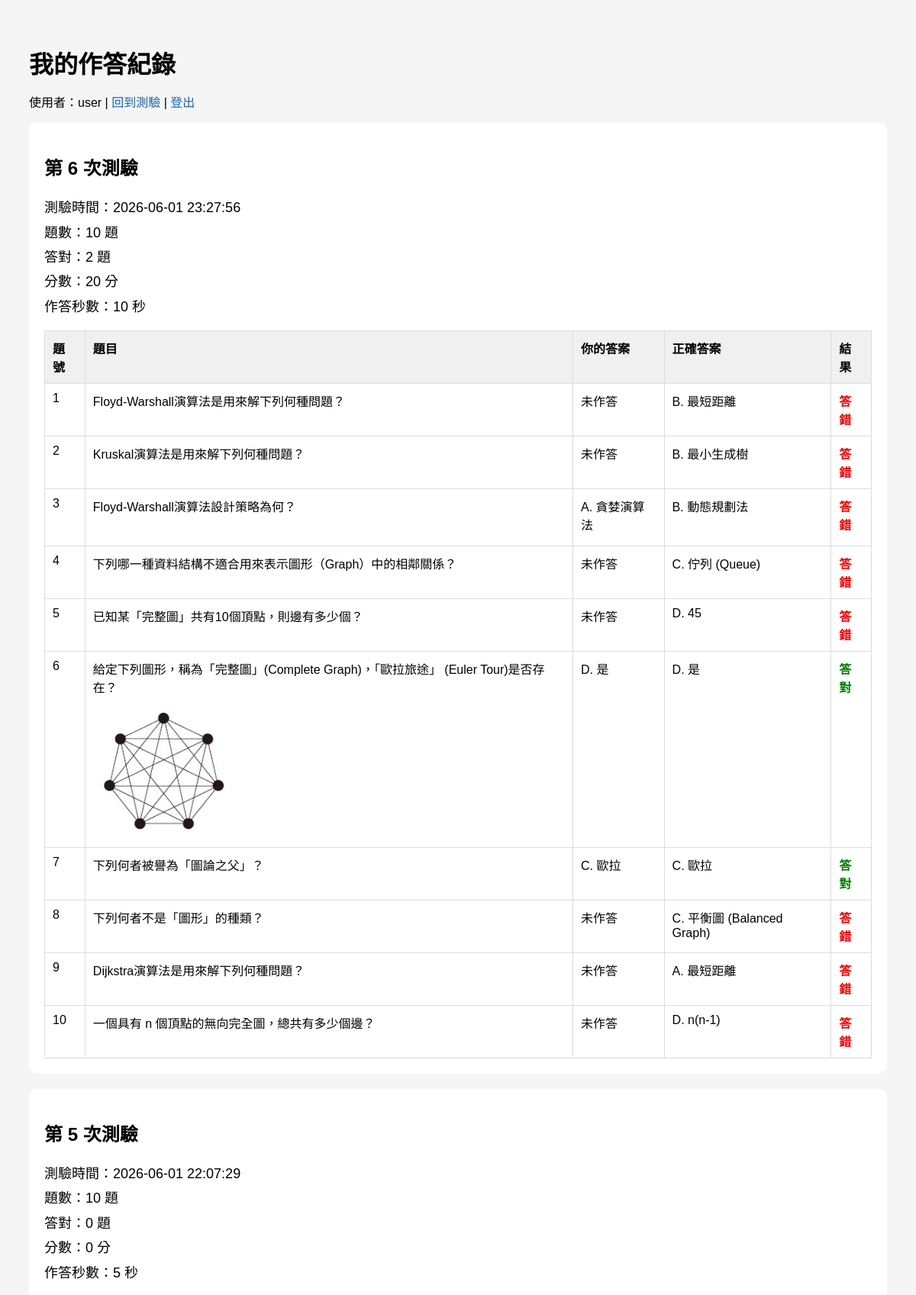
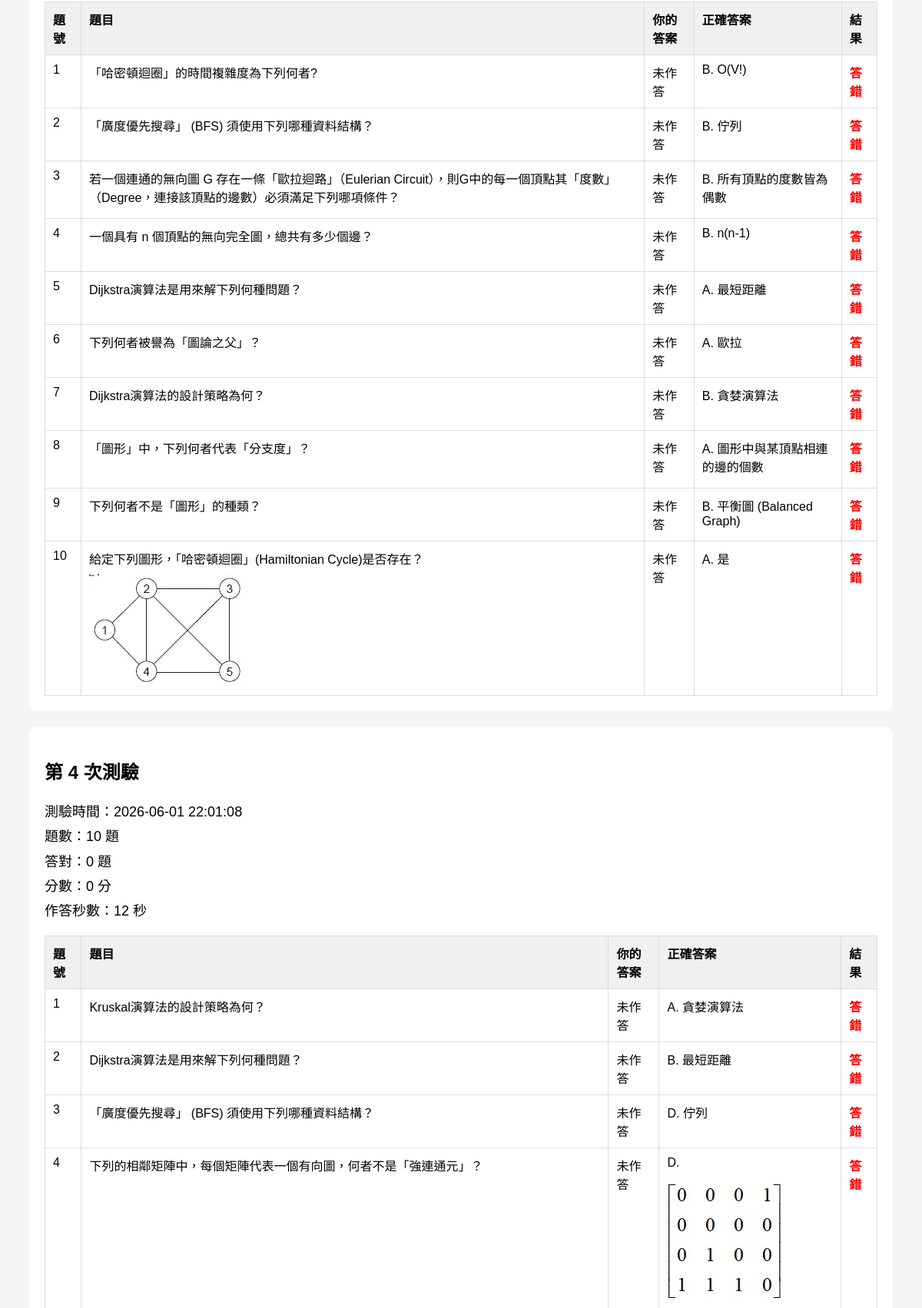
Page /history/ (signed in, upper part) on the committed database (2 pictures, top to bottom).
### quiz/models.py (models this page shows, shortened)
class QuizAttempt(models.Model):
    user = models.ForeignKey(
        settings.AUTH_USER_MODEL,
        verbose_name="使用者",
        related_name="quiz_attempts",
        on_delete=models.CASCADE,
    )
    user_attempt_number = models.PositiveIntegerField("使用者測驗編號", default=1) # 同一使用者的測驗紀錄會根據這個編號區分不同的測驗次數
    question_count = models.PositiveIntegerField("測驗題數", default=0)
    score = models.PositiveIntegerField("分數", default=0)
    correct_count = models.PositiveIntegerField("答對題數", default=0) # 根據答對題數計算
    started_at = models.DateTimeField("開始時間")
    finished_at = models.DateTimeField("完成時間", null=True, blank=True)
    duration_seconds = models.PositiveIntegerField("作答秒數", default=0)
    class Meta:
        ordering = ["-started_at"]

class QuizAnswer(models.Model):
    attempt = models.ForeignKey(
        QuizAttempt,
        verbose_name="測驗紀錄", #
        related_name="answers",
        on_delete=models.CASCADE, #
    )
    question = models.ForeignKey(
        Question,
        verbose_name="題目",
        on_delete=models.CASCADE,
    )
    display_number = models.PositiveIntegerField("題號")
    option_order = models.CharField("選項原始順序", max_length=20)
    user_answer = models.CharField("使用者答案", max_length=1, blank=True)
    user_display_answer = models.CharField("畫面顯示答案", max_length=1, blank=True)
    user_answer_text = models.CharField("使用者答案內容", max_length=255, blank=True)
    correct_answer = models.CharField("正確答案", max_length=1)
    correct_display_answer = models.CharField("畫面顯示正確答案", max_length=1)
    correct_answer_text = models.CharField("正確答案內容", max_length=255, blank=True)
    is_correct = models.BooleanField("是否答對", default=False)
    class Meta:
        ordering = ["display_number"]
    def get_option_text(self, key):
        option_map = {
                "A": self.question.option_a_text,
                "B": self.question.option_b_text,
                "C": self.question.option_c_text,
                "D": self.question.option_d_text,
        }
        return option_map.get(key, "")
    def get_option_image(self, key):
        option_map = {
            "A": self.question.option_a_image,
            "B": self.question.option_b_image,
            "C": self.question.option_c_image,
            "D": self.question.option_d_image,
        }
        return option_map.get(key)
    def get_user_answer_text(self):
        if self.user_answer_text:
            return self.user_answer_text
        return self.get_option_text(self.user_answer)
    def get_correct_answer_text(self):
        if self.correct_answer_text:
            return self.correct_answer_text
        return self.get_option_text(self.correct_answer)
    def get_user_answer_image(self):
        return self.get_option_image(self.user_answer)
    def get_correct_answer_image(self):
        return self.get_option_image(self.correct_answer)

class Question(models.Model):
    DIFFICULTY_CHOICES = [
        ("easy", "易"),
        ("medium", "中"),
        ("hard", "難"),
    ]
    question_text = models.CharField("題目文字", max_length=255, blank=True)
    question_image = models.ImageField("題目圖片", upload_to="questions/", blank=True, null=True)
    option_a_text = models.CharField("A 選項文字", max_length=100, blank=True)
    option_a_image = models.ImageField("A 選項圖片", upload_to="options/", blank=True, null=True)
    option_b_text = models.CharField("B 選項文字", max_length=100, blank=True)
    option_b_image = models.ImageField("B 選項圖片", upload_to="options/", blank=True, null=True)
    option_c_text = models.CharField("C 選項文字", max_length=100, blank=True)
    option_c_image = models.ImageField("C 選項圖片", upload_to="options/", blank=True, null=True)
    option_d_text = models.CharField("D 選項文字", max_length=100, blank=True)
    option_d_image = models.ImageField("D 選項圖片", upload_to="options/", blank=True, null=True)
    answer = models.CharField(
        "正確答案",
        max_length=1,
        choices=[("A", "A"), ("B", "B"), ("C", "C"), ("D", "D")], # 正確答案只能是 A、B、C 或 D
    )
    difficulty = models.CharField(
        "難易度",
        max_length=10,
        choices=DIFFICULTY_CHOICES,  # 難易度只能是 easy、medium 或 hard
        default="medium",            # 預設難易度為中等
    )

### quiz/views.py (the view)
# urls.py: path("history/", views.history, name="history"),
@login_required
def history(request):
    attempts = (
        QuizAttempt.objects
        .filter(user=request.user)
        .prefetch_related("answers", "answers__question")
        .order_by("-started_at")
    )
    return render(request, "history.html", {
        "attempts": attempts,
    })

### quiz/templates/history.html (shortened to what this page needs)
<!DOCTYPE html>
<html lang="zh-Hant">
<head>
</head>
<body>
<h1>我的作答紀錄</h1>
<p>
    使用者：{{ request.user.username }} |
    <a href="{% url 'home' %}">回到測驗</a> |
    <a href="{% url 'logout' %}">登出</a>
</p>
{% for attempt in attempts %}
    <div class="attempt">
        <h2>第 {{ attempt.user_attempt_number }} 次測驗</h2>
        <div class="summary">
            測驗時間：{{ attempt.started_at|date:"Y-m-d H:i:s" }}<br>
            題數：{{ attempt.question_count }} 題<br>
            答對：{{ attempt.correct_count }} 題<br>
            分數：{{ attempt.score }} 分<br>
            作答秒數：{{ attempt.duration_seconds }} 秒
        </div>
        <table>
            <thead>
                <tr>
                    <th>題號</th>
                    <th>題目</th>
                    <th>你的答案</th>
                    <th>正確答案</th>
                    <th>結果</th>
                </tr>
            </thead>
            <tbody>
                {% for answer in attempt.answers.all %}
                    <tr>
                        <td>{{ answer.display_number }}</td>
                        <td>
                            <div>{{ answer.question.question_text }}</div>
                            {% if answer.question.question_image %}
                                <img src="{{ answer.question.question_image.url }}" alt="題目圖片">
                            {% endif %}
                        </td>
                        <td>
                            {% if answer.user_display_answer %}
                                <div class="answer-text">
                                    {{ answer.user_display_answer }}.
                                    {{ answer.get_user_answer_text }}
                                </div>
                            {% else %}
                                未作答
                            {% endif %}
                        </td>
                        <td>
                            <div class="answer-text">
                                {{ answer.correct_display_answer }}.
                                {{ answer.get_correct_answer_text }}
                            </div>
                            {% if answer.get_correct_answer_image %}
                                <img src="{{ answer.get_correct_answer_image.url }}" alt="正確答案圖片">
                            {% endif %}
                        </td>
                        <td>
                            {% if answer.is_correct %}
                                <span class="correct">答對</span>
                            {% else %}
                                <span class="wrong">答錯</span>
                            {% endif %}
                        </td>
                    </tr>
                {% endfor %}
            </tbody>
        </table>
    </div>
{% endfor %}
</body>
</html>

### quiz/templates/history.html (style rules this page uses)
body { font-family: Arial, "Microsoft JhengHei", sans-serif; padding: 30px; background: #f5f5f5; }
h1 { margin-bottom: 10px; }
a { color: #1565c0; text-decoration: none; }
.attempt { background: white; padding: 20px; margin-bottom: 20px; border-radius: 10px; }
.summary { font-size: 18px; margin-bottom: 15px; line-height: 1.8; }
table { width: 100%; border-collapse: collapse; background: white; }
th, td { border: 1px solid #ddd; padding: 10px; text-align: left; vertical-align: top; }
th { background: #f0f0f0; }
img { max-width: 220px; max-height: 180px; margin-top: 8px; display: block; }
.correct { color: green; font-weight: bold; }
.wrong { color: red; font-weight: bold; }
.answer-text { margin-bottom: 6px; }

### rows in the picture
QuizAttempt: user_attempt_number "6", started_at "2026-06-01 23:27:56", question_count "10", correct_count "2", score "20", duration_seconds "10"
QuizAnswer: display_number "1", question.question_text "Floyd-Warshall演算法是用來解下列何種問題？", user_display_answer "未作答", correct_display_answer "B", get_correct_answer_text "最短距離", is_correct "答錯"
QuizAnswer: display_number "2", question.question_text "Kruskal演算法是用來解下列何種問題？", user_display_answer "未作答", correct_display_answer "B", get_correct_answer_text "最小生成樹", is_correct "答錯"
QuizAnswer: display_number "3", question.question_text "Floyd-Warshall演算法設計策略為何？", user_display_answer "A", get_user_answer_text "貪婪演算法", correct_display_answer "B", get_correct_answer_text "動態規劃法", is_correct "答錯"
QuizAnswer: display_number "4", question.question_text "下列哪一種資料結構不適合用來表示圖形（Graph）中的相鄰關係？", user_display_answer "未作答", correct_display_answer "C", get_correct_answer_text "佇列 (Queue)", is_correct "答錯"
QuizAnswer: display_number "5", question.question_text "已知某「完整圖」共有10個頂點，則邊有多少個？", user_display_answer "未作答", correct_display_answer "D", get_correct_answer_text "45", is_correct "答錯"
QuizAnswer: display_number "6", question.question_text "給定下列圖形，稱為「完整圖」(Complete Graph)，「歐拉旅途」 (Euler Tour)是否存在？", question.question_image (picture), user_display_answer "D", get_user_answer_text "是", correct_display_answer "D", get_correct_answer_text "是", is_correct "答對"
QuizAnswer: display_number "7", question.question_text "下列何者被譽為「圖論之父」？", user_display_answer "C", get_user_answer_text "歐拉", correct_display_answer "C", get_correct_answer_text "歐拉", is_correct "答對"
QuizAnswer: display_number "8", question.question_text "下列何者不是「圖形」的種類？", user_display_answer "未作答", correct_display_answer "C", get_correct_answer_text "平衡圖 (Balanced Graph)", is_correct "答錯"
QuizAnswer: display_number "9", question.question_text "Dijkstra演算法是用來解下列何種問題？", user_display_answer "未作答", correct_display_answer "A", get_correct_answer_text "最短距離", is_correct "答錯"
QuizAnswer: display_number "10", question.question_text "一個具有 n 個頂點的無向完全圖，總共有多少個邊？", user_display_answer "未作答", correct_display_answer "D", get_correct_answer_text "n(n-1)", is_correct "答錯"
QuizAttempt: user_attempt_number "5", started_at "2026-06-01 22:07:29", question_count "10", correct_count "0", score "0", duration_seconds "5"
QuizAnswer: display_number "1", question.question_text "「哈密頓迴圈」的時間複雜度為下列何者?", user_display_answer "未作答", correct_display_answer "B", get_correct_answer_text "O(V!)", is_correct "答錯"
QuizAnswer: display_number "2", question.question_text "「廣度優先搜尋」 (BFS) 須使用下列哪種資料結構？", user_display_answer "未作答", correct_display_answer "B", get_correct_answer_text "佇列", is_correct "答錯"
QuizAnswer: display_number "3", question.question_text "若一個連通的無向圖 G 存在一條「歐拉迴路」（Eulerian Circuit），則G中的每一個頂點其「度數」（Degree，連接該頂點的邊數）必須滿足下列哪項條件？", user_display_answer "未作答", correct_display_answer "B", get_correct_answer_text "所有頂點的度數皆為偶數", is_correct "答錯"
QuizAnswer: display_number "4", question.question_text "一個具有 n 個頂點的無向完全圖，總共有多少個邊？", user_display_answer "未作答", correct_display_answer "B", get_correct_answer_text "n(n-1)", is_correct "答錯"
QuizAnswer: display_number "5", question.question_text "Dijkstra演算法是用來解下列何種問題？", user_display_answer "未作答", correct_display_answer "A", get_correct_answer_text "最短距離", is_correct "答錯"
QuizAnswer: display_number "6", question.question_text "下列何者被譽為「圖論之父」？", user_display_answer "未作答", correct_display_answer "A", get_correct_answer_text "歐拉", is_correct "答錯"
QuizAnswer: display_number "7", question.question_text "Dijkstra演算法的設計策略為何？", user_display_answer "未作答", correct_display_answer "B", get_correct_answer_text "貪婪演算法", is_correct "答錯"
QuizAnswer: display_number "8", question.question_text "「圖形」中，下列何者代表「分支度」？", user_display_answer "未作答", correct_display_answer "A", get_correct_answer_text "圖形中與某頂點相連的邊的個數", is_correct "答錯"
QuizAnswer: display_number "9", question.question_text "下列何者不是「圖形」的種類？", user_display_answer "未作答", correct_display_answer "B", get_correct_answer_text "平衡圖 (Balanced Graph)", is_correct "答錯"
QuizAnswer: display_number "10", question.question_text "給定下列圖形，「哈密頓迴圈」(Hamiltonian Cycle)是否存在？", question.question_image (picture), user_display_answer "未作答", correct_display_answer "A", get_correct_answer_text "是", is_correct "答錯"
QuizAttempt: user_attempt_number "4", started_at "2026-06-01 22:01:08", question_count "10", correct_count "0", score "0", duration_seconds "12"
QuizAnswer: display_number "1", question.question_text "Kruskal演算法的設計策略為何？", user_display_answer "未作答", correct_display_answer "A", get_correct_answer_text "貪婪演算法", is_correct "答錯"
QuizAnswer: display_number "2", question.question_text "Dijkstra演算法是用來解下列何種問題？", user_display_answer "未作答", correct_display_answer "B", get_correct_answer_text "最短距離", is_correct "答錯"
QuizAnswer: display_number "3", question.question_text "「廣度優先搜尋」 (BFS) 須使用下列哪種資料結構？", user_display_answer "未作答", correct_display_answer "D", get_correct_answer_text "佇列", is_correct "答錯"
QuizAnswer: display_number "4", question.question_text "下列的相鄰矩陣中，每個矩陣代表一個有向圖，何者不是「強連通元」？", user_display_answer "未作答", correct_display_answer "D", get_correct_answer_image (picture), is_correct "答錯"

### other values in the picture
{{ request.user.username }} "user"
